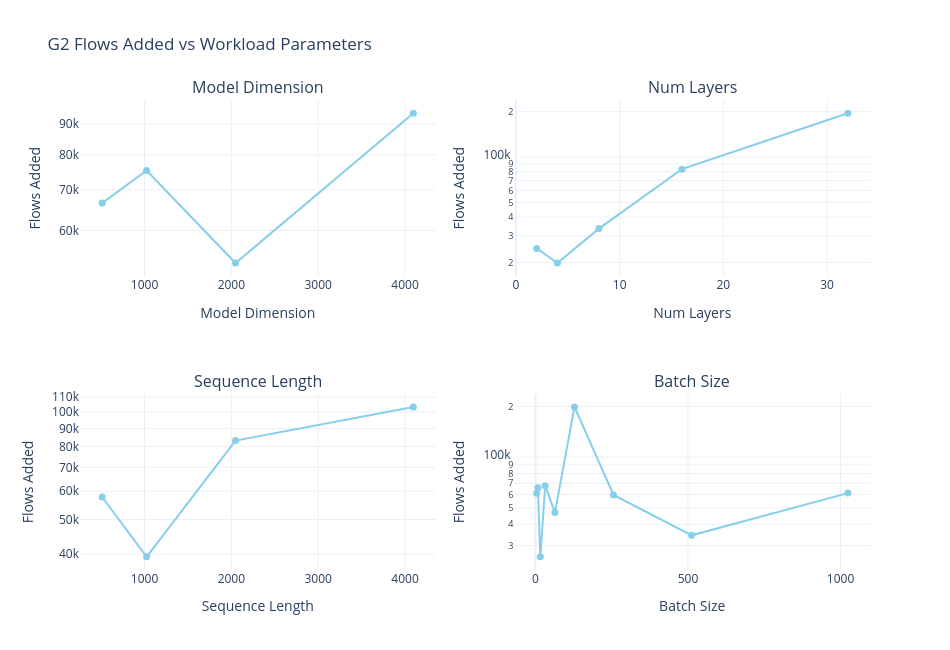
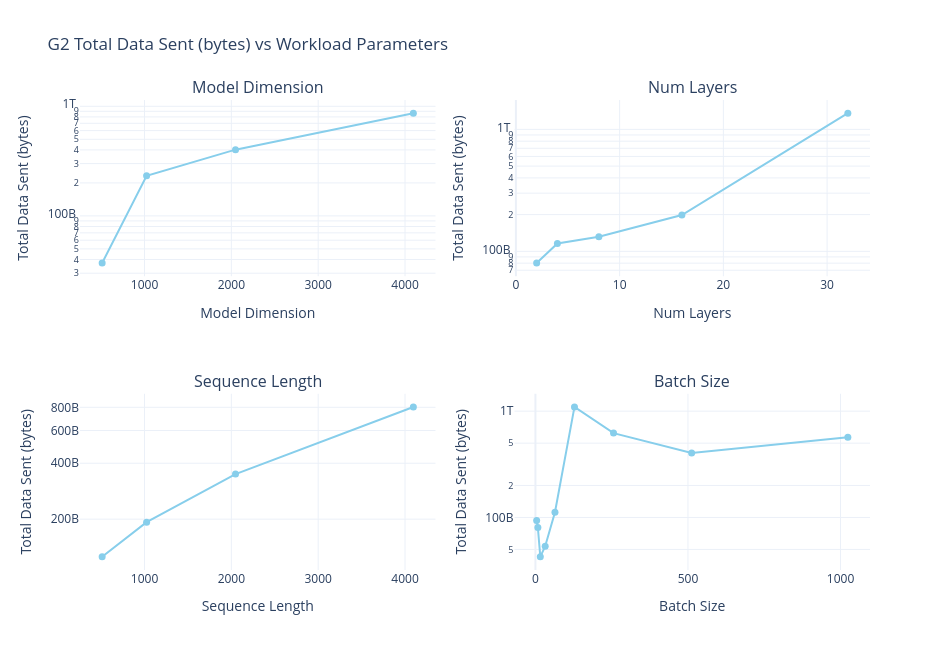

The code cell stored with these charts, in order, in its notebook:
### Code cell
# --- Plot: flows_added and total_data_sent vs workload params (2x2 per metric) ---

param_axis = {
    'd_model': 'Model Dimension',
    'num_stacks': 'Num Layers',
    'seq_len': 'Sequence Length',
    'batch': 'Batch Size',
}

for metric, mlabel in [('flows_added', 'Flows Added'), ('total_data_sent', 'Total Data Sent (bytes)')]:
    fig = make_subplots(rows=2, cols=2, subplot_titles=list(param_axis.values()))
    for idx, (param, plabel) in enumerate(param_axis.items()):
        row, col = divmod(idx, 2)
        row += 1; col += 1
        agg = df.groupby(param, as_index=False)[metric].mean().sort_values(param)
        fig.add_trace(go.Scatter(
            x=agg[param], y=agg[metric],
            mode='lines+markers',
            marker=dict(size=7, color='skyblue'),
            line=dict(color='skyblue', width=2),
            showlegend=False,
        ), row=row, col=col)
        fig.update_xaxes(title_text=plabel, row=row, col=col)
        fig.update_yaxes(title_text=mlabel, type='log', row=row, col=col)

    fig.update_layout(
        title=f'G2 {mlabel} vs Workload Parameters',
        template='plotly_white', font=dict(size=12),
        height=650, width=950,
    )
    fig.show()

### Figure 1 — Plotly figure (JSON) as saved in the notebook; plotly's stock layout.template omitted (floating-point values rounded to 4 significant figures)
{"data": [{"line": {"color": "skyblue", "width": 2}, "marker": {"color": "skyblue", "size": 7}, "mode": "lines+markers", "showlegend": false, "type": "scatter", "x": [512, 1024, 2048, 4096], "xaxis": "x", "y": [66560.0, 75350.0, 52980.0, 93700.0], "yaxis": "y"}, {"line": {"color": "skyblue", "width": 2}, "marker": {"color": "skyblue", "size": 7}, "mode": "lines+markers", "showlegend": false, "type": "scatter", "x": [2, 4, 8, 16, 32], "xaxis": "x2", "y": [24810.0, 19850.0, 33560.0, 83100.0, 195200.0], "yaxis": "y2"}, {"line": {"color": "skyblue", "width": 2}, "marker": {"color": "skyblue", "size": 7}, "mode": "lines+markers", "showlegend": false, "type": "scatter", "x": [512, 1024, 2048, 4096], "xaxis": "x3", "y": [57810.0, 39290.0, 83160.0, 103400.0], "yaxis": "y3"}, {"line": {"color": "skyblue", "width": 2}, "marker": {"color": "skyblue", "size": 7}, "mode": "lines+markers", "showlegend": false, "type": "scatter", "x": [4, 8, 16, 32, 64, 128, 256, 512, 1024], "xaxis": "x4", "y": [61140.0, 65940.0, 25680.0, 67770.0, 46950.0, 198400.0, 59680.0, 34420.0, 61240.0], "yaxis": "y4"}], "layout": {"annotations": [{"font": {"size": 16}, "showarrow": false, "text": "Model Dimension", "x": 0.225, "xanchor": "center", "xref": "paper", "y": 1, "yanchor": "bottom", "yref": "paper"}, {"font": {"size": 16}, "showarrow": false, "text": "Num Layers", "x": 0.775, "xanchor": "center", "xref": "paper", "y": 1, "yanchor": "bottom", "yref": "paper"}, {"font": {"size": 16}, "showarrow": false, "text": "Sequence Length", "x": 0.225, "xanchor": "center", "xref": "paper", "y": 0.375, "yanchor": "bottom", "yref": "paper"}, {"font": {"size": 16}, "showarrow": false, "text": "Batch Size", "x": 0.775, "xanchor": "center", "xref": "paper", "y": 0.375, "yanchor": "bottom", "yref": "paper"}], "font": {"size": 12}, "height": 650, "title": {"text": "G2 Flows Added vs Workload Parameters"}, "width": 950, "xaxis": {"anchor": "y", "domain": [0, 0.45], "title": {"text": "Model Dimension"}}, "xaxis2": {"anchor": "y2", "domain": [0.55, 1], "title": {"text": "Num Layers"}}, "xaxis3": {"anchor": "y3", "domain": [0, 0.45], "title": {"text": "Sequence Length"}}, "xaxis4": {"anchor": "y4", "domain": [0.55, 1], "title": {"text": "Batch Size"}}, "yaxis": {"anchor": "x", "domain": [0.625, 1], "title": {"text": "Flows Added"}, "type": "log"}, "yaxis2": {"anchor": "x2", "domain": [0.625, 1], "title": {"text": "Flows Added"}, "type": "log"}, "yaxis3": {"anchor": "x3", "domain": [0, 0.375], "title": {"text": "Flows Added"}, "type": "log"}, "yaxis4": {"anchor": "x4", "domain": [0, 0.375], "title": {"text": "Flows Added"}, "type": "log"}}}

### Figure 2 — Plotly figure (JSON) as saved in the notebook; plotly's stock layout.template omitted (floating-point values rounded to 4 significant figures)
{"data": [{"line": {"color": "skyblue", "width": 2}, "marker": {"color": "skyblue", "size": 7}, "mode": "lines+markers", "showlegend": false, "type": "scatter", "x": [512, 1024, 2048, 4096], "xaxis": "x", "y": [37120000000.0, 232300000000.0, 402100000000.0, 865200000000.0], "yaxis": "y"}, {"line": {"color": "skyblue", "width": 2}, "marker": {"color": "skyblue", "size": 7}, "mode": "lines+markers", "showlegend": false, "type": "scatter", "x": [2, 4, 8, 16, 32], "xaxis": "x2", "y": [80150000000.0, 116100000000.0, 131500000000.0, 198400000000.0, 1357000000000.0], "yaxis": "y2"}, {"line": {"color": "skyblue", "width": 2}, "marker": {"color": "skyblue", "size": 7}, "mode": "lines+markers", "showlegend": false, "type": "scatter", "x": [512, 1024, 2048, 4096], "xaxis": "x3", "y": [125400000000.0, 192600000000.0, 349600000000.0, 803600000000.0], "yaxis": "y3"}, {"line": {"color": "skyblue", "width": 2}, "marker": {"color": "skyblue", "size": 7}, "mode": "lines+markers", "showlegend": false, "type": "scatter", "x": [4, 8, 16, 32, 64, 128, 256, 512, 1024], "xaxis": "x4", "y": [93800000000.0, 80300000000.0, 42610000000.0, 53650000000.0, 112000000000.0, 1096000000000.0, 621500000000.0, 404000000000.0, 568900000000.0], "yaxis": "y4"}], "layout": {"annotations": [{"font": {"size": 16}, "showarrow": false, "text": "Model Dimension", "x": 0.225, "xanchor": "center", "xref": "paper", "y": 1, "yanchor": "bottom", "yref": "paper"}, {"font": {"size": 16}, "showarrow": false, "text": "Num Layers", "x": 0.775, "xanchor": "center", "xref": "paper", "y": 1, "yanchor": "bottom", "yref": "paper"}, {"font": {"size": 16}, "showarrow": false, "text": "Sequence Length", "x": 0.225, "xanchor": "center", "xref": "paper", "y": 0.375, "yanchor": "bottom", "yref": "paper"}, {"font": {"size": 16}, "showarrow": false, "text": "Batch Size", "x": 0.775, "xanchor": "center", "xref": "paper", "y": 0.375, "yanchor": "bottom", "yref": "paper"}], "font": {"size": 12}, "height": 650, "title": {"text": "G2 Total Data Sent (bytes) vs Workload Parameters"}, "width": 950, "xaxis": {"anchor": "y", "domain": [0, 0.45], "title": {"text": "Model Dimension"}}, "xaxis2": {"anchor": "y2", "domain": [0.55, 1], "title": {"text": "Num Layers"}}, "xaxis3": {"anchor": "y3", "domain": [0, 0.45], "title": {"text": "Sequence Length"}}, "xaxis4": {"anchor": "y4", "domain": [0.55, 1], "title": {"text": "Batch Size"}}, "yaxis": {"anchor": "x", "domain": [0.625, 1], "title": {"text": "Total Data Sent (bytes)"}, "type": "log"}, "yaxis2": {"anchor": "x2", "domain": [0.625, 1], "title": {"text": "Total Data Sent (bytes)"}, "type": "log"}, "yaxis3": {"anchor": "x3", "domain": [0, 0.375], "title": {"text": "Total Data Sent (bytes)"}, "type": "log"}, "yaxis4": {"anchor": "x4", "domain": [0, 0.375], "title": {"text": "Total Data Sent (bytes)"}, "type": "log"}}}
